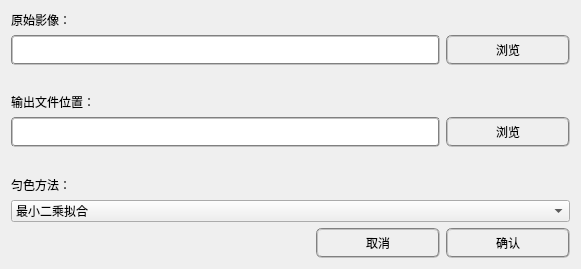
<?xml version="1.0" encoding="UTF-8"?>
<ui version="4.0">
 <class>UC_DlgClass</class>
 <widget class="QDialog" name="UC_DlgClass">
  <property name="geometry">
   <rect>
    <x>0</x>
    <y>0</y>
    <width>581</width>
    <height>269</height>
   </rect>
  </property>
  <property name="windowTitle">
   <string>UC_Dlg</string>
  </property>
  <layout class="QVBoxLayout" name="verticalLayout_2">
   <item>
    <layout class="QGridLayout" name="gridLayout">
     <item row="3" column="1">
      <widget class="QPushButton" name="Rawimage">
       <property name="styleSheet">
        <string notr="true"> border:2px groove gray;border-radius:6px;padding:4px 48px;
</string>
       </property>
       <property name="text">
        <string>浏览</string>
       </property>
      </widget>
     </item>
     <item row="1" column="0">
      <widget class="QLabel" name="label">
       <property name="text">
        <string>原始影像：</string>
       </property>
      </widget>
     </item>
     <item row="3" column="0">
      <widget class="QLineEdit" name="ImageEdit">
       <property name="maximumSize">
        <size>
         <width>16777215</width>
         <height>30</height>
        </size>
       </property>
       <property name="styleSheet">
        <string notr="true"> border:2px groove gray;border-radius:4px;padding:2px 4px;
background-color: rgb(255, 255, 255);</string>
       </property>
      </widget>
     </item>
    </layout>
   </item>
   <item>
    <spacer name="verticalSpacer">
     <property name="orientation">
      <enum>Qt::Vertical</enum>
     </property>
     <property name="sizeHint" stdset="0">
      <size>
       <width>20</width>
       <height>40</height>
      </size>
     </property>
    </spacer>
   </item>
   <item>
    <layout class="QGridLayout" name="gridLayout_4">
     <item row="1" column="0">
      <widget class="QLineEdit" name="Edit_output">
       <property name="maximumSize">
        <size>
         <width>16777215</width>
         <height>30</height>
        </size>
       </property>
       <property name="styleSheet">
        <string notr="true"> border:2px groove gray;border-radius:4px;padding:2px 4px;
background-color: rgb(255, 255, 255);</string>
       </property>
      </widget>
     </item>
     <item row="1" column="1">
      <widget class="QPushButton" name="pb_output">
       <property name="styleSheet">
        <string notr="true"> border:2px groove gray;border-radius:6px;padding:4px 48px;
</string>
       </property>
       <property name="text">
        <string>浏览</string>
       </property>
      </widget>
     </item>
     <item row="0" column="0">
      <widget class="QLabel" name="label_4">
       <property name="text">
        <string>输出文件位置：</string>
       </property>
      </widget>
     </item>
    </layout>
   </item>
   <item>
    <spacer name="verticalSpacer_2">
     <property name="orientation">
      <enum>Qt::Vertical</enum>
     </property>
     <property name="sizeHint" stdset="0">
      <size>
       <width>20</width>
       <height>40</height>
      </size>
     </property>
    </spacer>
   </item>
   <item>
    <layout class="QVBoxLayout" name="verticalLayout">
     <item>
      <widget class="QLabel" name="label_2">
       <property name="text">
        <string>匀色方法：</string>
       </property>
      </widget>
     </item>
     <item>
      <widget class="QComboBox" name="comboBox">
       <item>
        <property name="text">
         <string>最小二乘拟合</string>
        </property>
       </item>
       <item>
        <property name="text">
         <string>直方图匹配</string>
        </property>
       </item>
       <item>
        <property name="text">
         <string>Wallis滤波</string>
        </property>
       </item>
      </widget>
     </item>
    </layout>
   </item>
   <item>
    <layout class="QHBoxLayout" name="horizontalLayout">
     <item>
      <spacer name="horizontalSpacer">
       <property name="orientation">
        <enum>Qt::Horizontal</enum>
       </property>
       <property name="sizeHint" stdset="0">
        <size>
         <width>40</width>
         <height>20</height>
        </size>
       </property>
      </spacer>
     </item>
     <item>
      <widget class="QPushButton" name="pushButton">
       <property name="styleSheet">
        <string notr="true"> border:2px groove gray;border-radius:6px;padding:4px 48px;
</string>
       </property>
       <property name="text">
        <string>取消</string>
       </property>
      </widget>
     </item>
     <item>
      <widget class="QPushButton" name="ok">
       <property name="styleSheet">
        <string notr="true"> border:2px groove gray;border-radius:6px;padding:4px 48px;
</string>
       </property>
       <property name="text">
        <string>确认</string>
       </property>
      </widget>
     </item>
    </layout>
   </item>
  </layout>
 </widget>
 <layoutdefault spacing="6" margin="11"/>
 <resources/>
 <connections/>
</ui>
